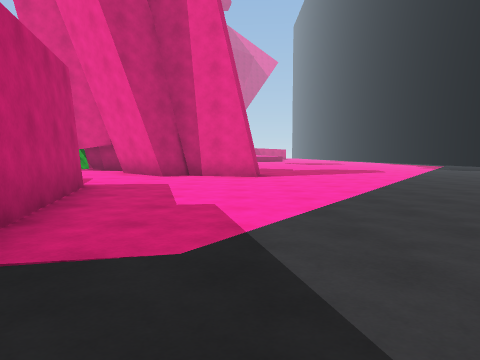
view 1 (above)

23 first-person views from a walk through a scene from a Unity 3-D project. The camera is 1.3 m above the floor, tilts 4° down and sees 70° across. The floor is counted in squares, 2 m on a side. Each view is taken from the middle of a square. On the plan, view 1 faces up. The plan holds only what a view shows up to about 10 squares ahead; the rest is blank. The place goes on beyond the plan. The player character is not drawn. Surface patterns are stand-ins for the level's own textures.

view 2
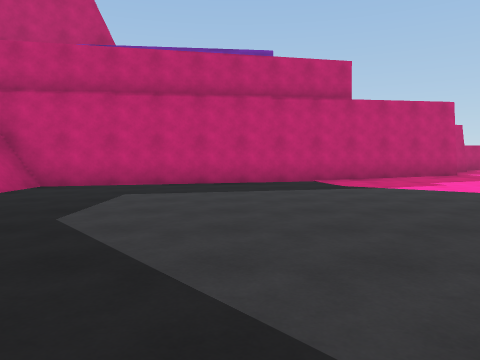

view 3
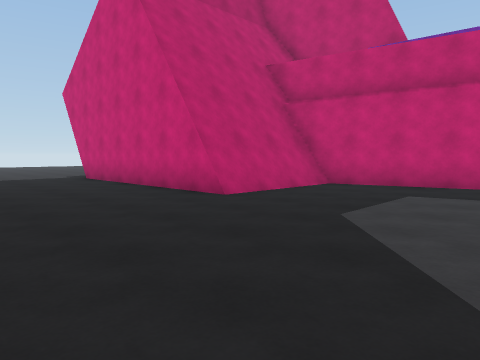

view 4
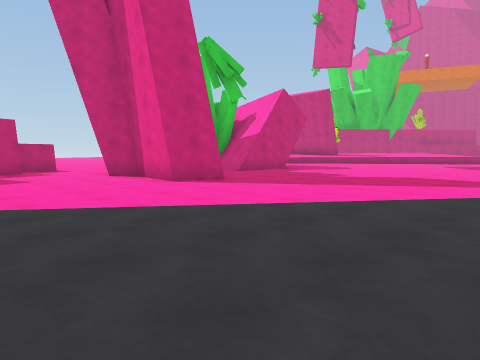

view 5
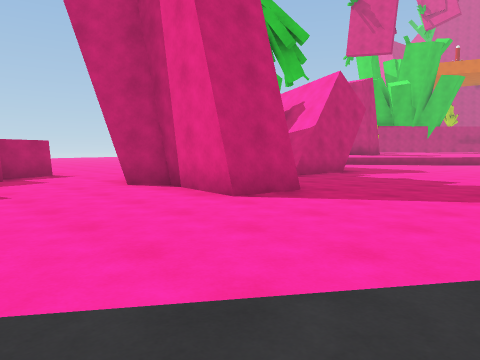

view 6
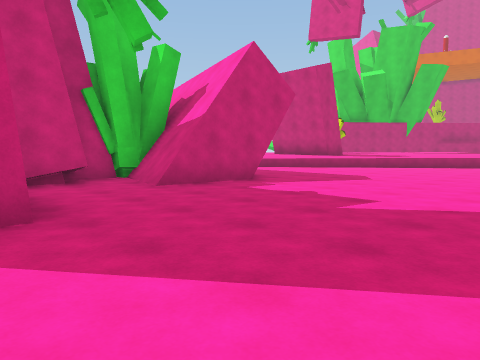

view 7
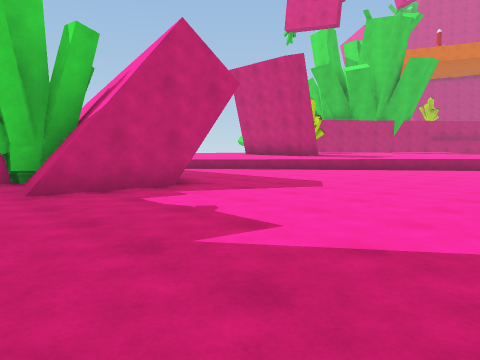

view 8
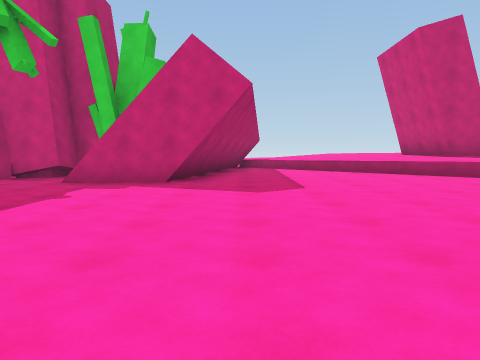

view 9
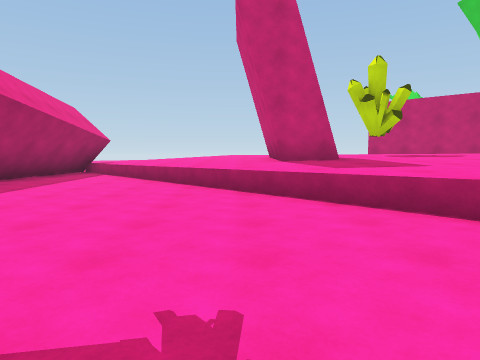

view 10
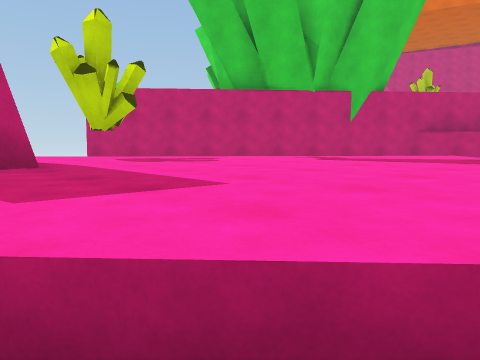

view 11
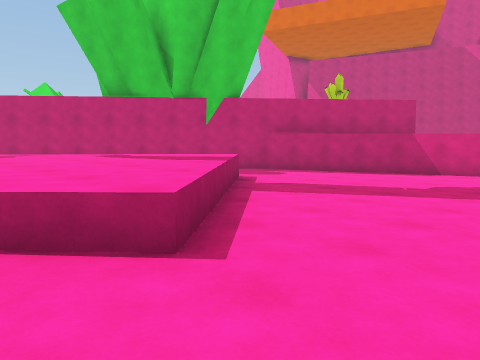

view 12
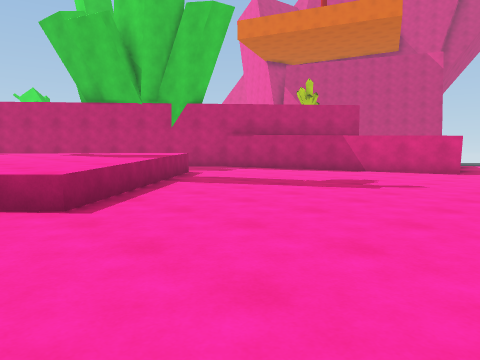

view 13
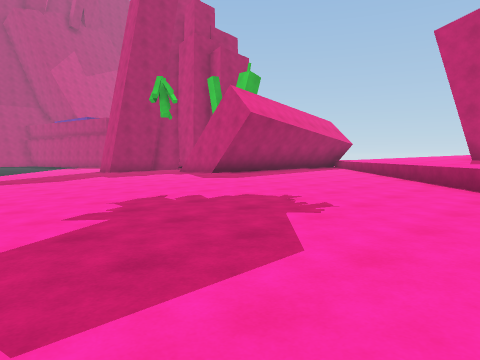

view 14
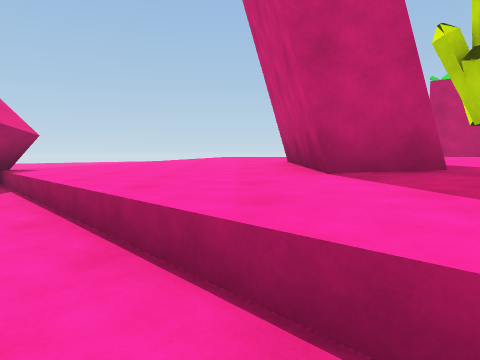

view 15
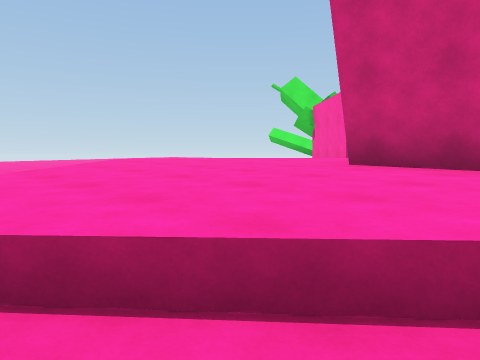

view 16
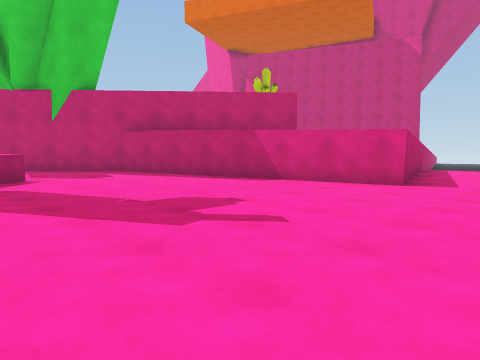

view 17
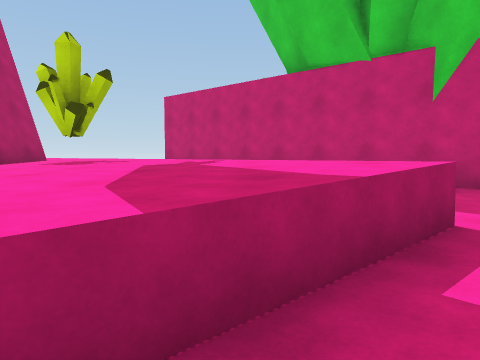

view 18
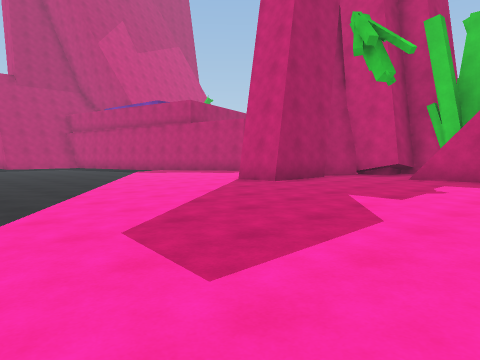

view 19
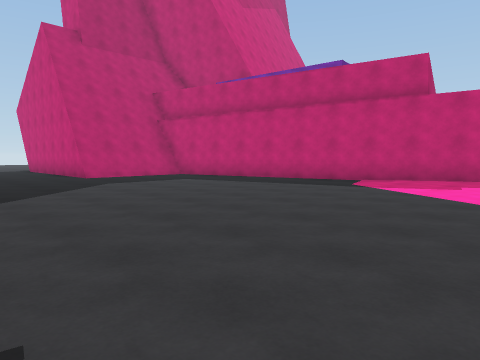

view 20
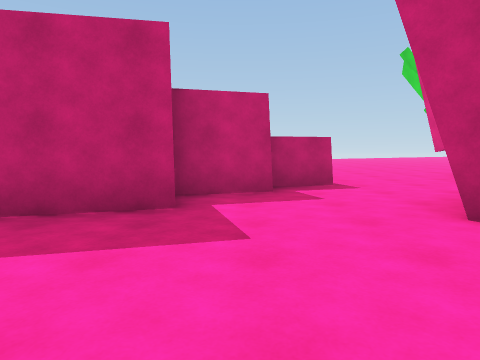

view 21
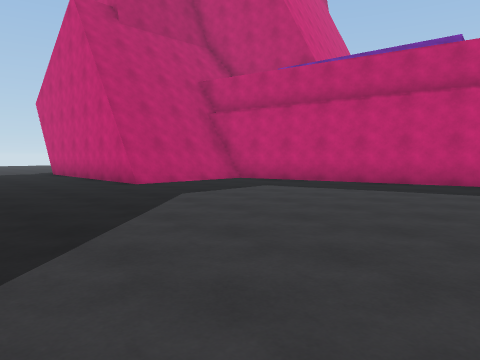

view 22
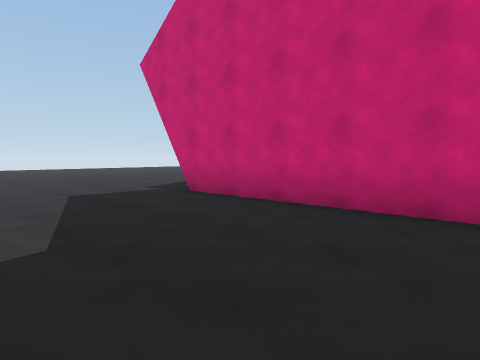

view 23
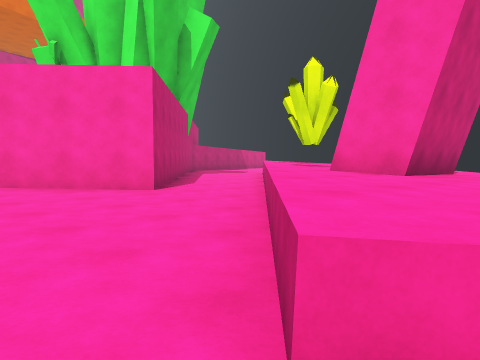

### Floor plan
Key: @ floor where view 1 was taken; # wall or solid block; . main floor; : floor 0.25 m higher than the main floor; + floor 0.5 m higher than the main floor; * floor 0.75 m higher than the main floor; % floor 1 m higher than the main floor; ^ raised ledge; C crystal.
Columns run from 12 left of view 1 to 7 right of it. Each row starts with its distance up from view 1.
 36                ##++
 35            #####+++
 34          ###****+++
 33         ##*****++++
 32         #*****++++++
 31          ****+++++++
 30      ##   *^^+++++++
 29  ## ##*  ^^^^++++++:
 28  %###***^^^^^^+++++:
 27  %%#***^^^^^^^^+++::
 26  %%***^C^^^^^^^^+:::
 25  %***^^C^^^^^^^++:::
 24 %***^^^^^^^^^+++::::
 23 %**^^^^^^^^^+++:::::
 22 *^^^^^^^^^^++++:::::
 21 **^^^^^^^^++++:::::
 20   *^^^^^^++++::::::
 19    ^^^^^+++++::::::
 18     ^^^+++++:::::::
 17      ###+++::::::::
 16        ####:::::::..
 15         ###::::::...
 14         ###:::::....
 13    ++   #:::::::....
 12    ++   ##:::::....
 11    ++++#####::.....
 10    +++:::####:.....
  9      +::::#::......
  8        #::::........
  7        #::::........
  6         ##:.........
  5          #..........
  4          #..........
  3          ##.........
  2           #.........
  1           #.........
  0           #.@.......
 -1           ##........
 -2            #........
 -3            #........
 -4            #.......
 -5            #####....
 -6                #....
 -7                #....
 -8                #....
 -9                #...

Where each view was taken, in squares from view 1:
view 1: 0 up, 0 right, facing up
view 2: 0 up, 7 right, facing left
view 3: 0 up, 7 right, facing down-left
view 4: 5 up, 7 right, facing up-left
view 5: 6 up, 4 right, facing up-left
view 6: 10 up, 4 right, facing up-left
view 7: 12 up, 4 right, facing up-left
view 8: 17 up, 6 right, facing left
view 9: 22 up, 4 right, facing left
view 10: 23 up, 1 right, facing up-left
view 11: 25 up, 5 right, facing up-left
view 12: 25 up, 7 right, facing up-left
view 13: 25 up, 7 right, facing down-left
view 14: 22 up, 0 right, facing left
view 15: 18 up, 4 left, facing up-left
view 16: 29 up, 7 right, facing up-left
view 17: 29 up, 2 right, facing left
view 18: 16 up, 7 right, facing down-left
view 19: 6 up, 7 right, facing down-left
view 20: 7 up, 1 right, facing left
view 21: 3 up, 7 right, facing down-left
view 22: 5 down, 7 right, facing down-left
view 23: 21 up, 12 left, facing up-right
